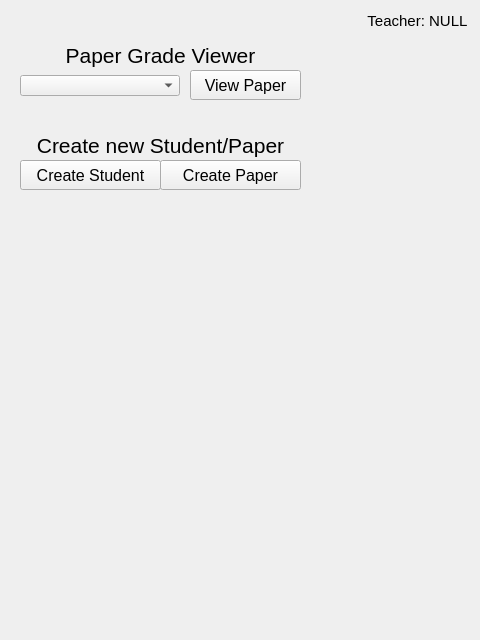
<?xml version="1.0" encoding="UTF-8"?>
<ui version="4.0">
 <class>MainWindow</class>
 <widget class="QMainWindow" name="MainWindow">
  <property name="geometry">
   <rect>
    <x>0</x>
    <y>0</y>
    <width>480</width>
    <height>640</height>
   </rect>
  </property>
  <property name="windowTitle">
   <string>MainWindow</string>
  </property>
  <widget class="QWidget" name="centralwidget">
   <widget class="QLabel" name="activeTeachLABEL">
    <property name="geometry">
     <rect>
      <x>10</x>
      <y>10</y>
      <width>461</width>
      <height>21</height>
     </rect>
    </property>
    <property name="styleSheet">
     <string notr="true">font: 15px</string>
    </property>
    <property name="text">
     <string>Teacher: NULL </string>
    </property>
    <property name="alignment">
     <set>Qt::AlignRight|Qt::AlignTrailing|Qt::AlignVCenter</set>
    </property>
   </widget>
   <widget class="QPushButton" name="viewPaperBTN">
    <property name="geometry">
     <rect>
      <x>190</x>
      <y>70</y>
      <width>111</width>
      <height>30</height>
     </rect>
    </property>
    <property name="font">
     <font>
      <pointsize>12</pointsize>
     </font>
    </property>
    <property name="text">
     <string>View Paper</string>
    </property>
   </widget>
   <widget class="QComboBox" name="paperCOMBO">
    <property name="geometry">
     <rect>
      <x>20</x>
      <y>75</y>
      <width>160</width>
      <height>21</height>
     </rect>
    </property>
   </widget>
   <widget class="QLabel" name="gradeViewLABEL">
    <property name="geometry">
     <rect>
      <x>20</x>
      <y>40</y>
      <width>281</width>
      <height>31</height>
     </rect>
    </property>
    <property name="font">
     <font>
      <pointsize>16</pointsize>
     </font>
    </property>
    <property name="text">
     <string>Paper Grade Viewer</string>
    </property>
    <property name="alignment">
     <set>Qt::AlignCenter</set>
    </property>
   </widget>
   <widget class="QPushButton" name="createStudentBTN">
    <property name="geometry">
     <rect>
      <x>20</x>
      <y>160</y>
      <width>141</width>
      <height>30</height>
     </rect>
    </property>
    <property name="font">
     <font>
      <pointsize>12</pointsize>
     </font>
    </property>
    <property name="text">
     <string>Create Student</string>
    </property>
   </widget>
   <widget class="QPushButton" name="createPaperBTN">
    <property name="geometry">
     <rect>
      <x>160</x>
      <y>160</y>
      <width>141</width>
      <height>30</height>
     </rect>
    </property>
    <property name="font">
     <font>
      <pointsize>12</pointsize>
     </font>
    </property>
    <property name="text">
     <string>Create Paper</string>
    </property>
   </widget>
   <widget class="QLabel" name="label_2">
    <property name="geometry">
     <rect>
      <x>20</x>
      <y>130</y>
      <width>281</width>
      <height>31</height>
     </rect>
    </property>
    <property name="font">
     <font>
      <pointsize>16</pointsize>
     </font>
    </property>
    <property name="text">
     <string>Create new Student/Paper</string>
    </property>
    <property name="alignment">
     <set>Qt::AlignCenter</set>
    </property>
   </widget>
  </widget>
 </widget>
 <resources/>
 <connections/>
</ui>
